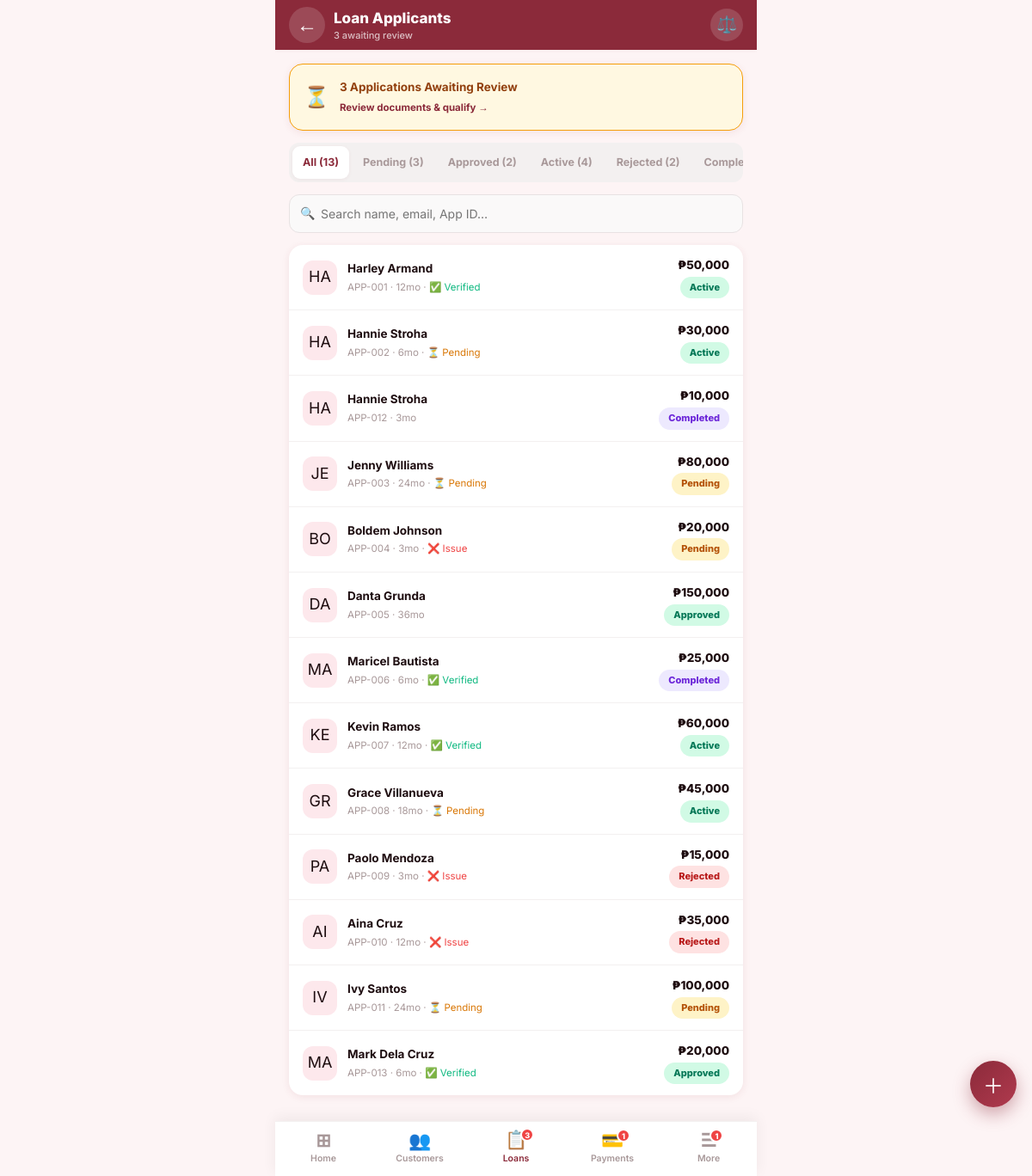
/admin_loan_applicants.php (signed in), run on the app's committed database.
### tables this page shows
CREATE TABLE IF NOT EXISTS loans (
    id INT AUTO_INCREMENT PRIMARY KEY,
    application_id INT NOT NULL,
    customer_id INT NOT NULL,
    loan_amount DECIMAL(15,2) NOT NULL,
    amount_paid DECIMAL(15,2) DEFAULT 0.00,
    outstanding_balance DECIMAL(15,2),
    monthly_payment DECIMAL(15,2),
    next_payment_date DATE,
    start_date DATE,
    end_date DATE,
    status ENUM('active','completed','defaulted') DEFAULT 'active',
    created_at TIMESTAMP DEFAULT CURRENT_TIMESTAMP,
    FOREIGN KEY (application_id) REFERENCES loan_applications(id),
    FOREIGN KEY (customer_id) REFERENCES users(id)
);

CREATE TABLE IF NOT EXISTS users (
    id INT AUTO_INCREMENT PRIMARY KEY,
    full_name VARCHAR(100) NOT NULL,
    email VARCHAR(100) UNIQUE NOT NULL,
    phone VARCHAR(20),
    password VARCHAR(255) NOT NULL,
    role ENUM('admin','customer') DEFAULT 'customer',
    status ENUM('active','inactive','suspended') DEFAULT 'active',
    avatar VARCHAR(255),
    address TEXT,
    reset_token VARCHAR(64) NULL,
    reset_token_expires DATETIME NULL,
    deleted_at DATETIME NULL DEFAULT NULL,  
    created_at TIMESTAMP DEFAULT CURRENT_TIMESTAMP,
    updated_at TIMESTAMP DEFAULT CURRENT_TIMESTAMP ON UPDATE CURRENT_TIMESTAMP
);

CREATE TABLE IF NOT EXISTS loan_applications (
    id INT AUTO_INCREMENT PRIMARY KEY,
    app_id VARCHAR(20) UNIQUE,
    customer_id INT NOT NULL,
    loan_amount DECIMAL(15,2) NOT NULL,
    loan_term INT NOT NULL COMMENT 'in months',
    interest_rate DECIMAL(5,2) DEFAULT 5.00,
    purpose TEXT,
    status ENUM('pending','approved','rejected','active','completed') DEFAULT 'pending',
    approved_by INT,
    approved_at DATETIME,
    monthly_payment DECIMAL(15,2),
    total_payable DECIMAL(15,2),
    remarks TEXT,
    signed_name VARCHAR(150) NULL,
    signed_at DATETIME NULL,
    stated_monthly_income DECIMAL(15,2) NULL,
    created_at TIMESTAMP DEFAULT CURRENT_TIMESTAMP,
    updated_at TIMESTAMP DEFAULT CURRENT_TIMESTAMP ON UPDATE CURRENT_TIMESTAMP,
    FOREIGN KEY (customer_id) REFERENCES users(id) ON DELETE CASCADE
);

### admin_loan_applicants.php (the view, shortened to what this page needs)
<?php
require_once 'config.php';
$filter = $_GET['filter'] ?? 'all';
$search = trim($_GET['q'] ?? '');
$where = [];
$where_sql = $where ? 'WHERE ' . implode(' AND ', $where) : '';
$apps = $conn->query("
    SELECT la.*, u.full_name, u.email, u.phone,
        l.id AS loan_db_id,
        COUNT(d.id)                                           AS doc_count,
        SUM(CASE WHEN d.status='verified'  THEN 1 ELSE 0 END) AS doc_verified,
        SUM(CASE WHEN d.status='pending'   THEN 1 ELSE 0 END) AS doc_pending,
        SUM(CASE WHEN d.status='rejected'  THEN 1 ELSE 0 END) AS doc_rejected
    FROM loan_applications la
    JOIN users u ON la.customer_id = u.id
    LEFT JOIN documents d ON d.application_id = la.id
    LEFT JOIN loans l ON l.application_id = la.id
    $where_sql
    GROUP BY la.id
    ORDER BY la.created_at DESC
");
$counts = [];
foreach (['all','pending','approved','active','rejected','completed','archived'] as $s) {
    $q = $s==='all' ? "SELECT COUNT(*) c FROM loan_applications WHERE status != 'archived'"
                    : "SELECT COUNT(*) c FROM loan_applications WHERE status='$s'";
    $counts[$s] = (int)$conn->query($q)->fetch_assoc()['c'];
}
?>
<!DOCTYPE html>
<html lang="en">
<head>
  <link rel="stylesheet" href="shared.css"/>
  <link rel="stylesheet" href="mobile-app.css"/>
</head>
<body class="app-shell">
  <header class="app-bar maroon">
    <a href="admin_dashboard.php" class="app-bar-back">←</a>
    <div style="flex:1;min-width:0;">
      <div class="app-bar-title">Loan Applicants</div>
      <div class="app-bar-sub"><?= $counts['pending'] ?> awaiting review</div>
    </div>
    <a href="admin_documents.php?tab=applications" class="app-bar-action">⚖️</a>
  </header>
  <main class="app-screen">
    <?php if ($counts['pending'] > 0): ?>
    <div class="app-card" style="background:#fff8e1;border:1.5px solid #f59e0b;display:flex;align-items:center;gap:12px;">
      <span style="font-size:24px;">⏳</span>
      <div style="flex:1;">
        <div style="font-weight:700;font-size:13.5px;color:#92400e;"><?= $counts['pending'] ?> Application<?= $counts['pending']>1?'s':'' ?> Awaiting Review</div>
        <a href="admin_documents.php?tab=applications" style="font-size:11.5px;color:var(--maroon);font-weight:700;">Review documents & qualify →</a>
      </div>
    </div>
    <?php endif; ?>
    <div class="seg-tabs">
      <?php foreach(['all','pending','approved','active','rejected','completed'] as $f): ?>
        <a href="?filter=<?= $f ?><?= $search?'&q='.urlencode($search):'' ?>" class="seg-tab <?= $filter===$f?'active':'' ?>">
          <?= ucfirst($f) ?> (<?= $counts[$f] ?>)
        </a>
      <?php endforeach; ?>
    </div>
    <form method="GET" style="display:flex;gap:8px;margin-bottom:14px;">
      <div style="position:relative;flex:1;">
        <span style="position:absolute;left:13px;top:50%;transform:translateY(-50%);font-size:14px;color:var(--gray-400);">🔍</span>
        <input type="text" name="q" value="<?= htmlspecialchars($search) ?>" placeholder="Search name, email, App ID…" class="app-input" style="padding-left:36px;"/>
      </div>
    </form>
    <div class="app-card-flat">
      <?php if (!$apps || $apps->num_rows === 0): ?>
        <div class="app-empty">
          <div class="app-empty-icon">📋</div>
          <div class="app-empty-title">No applications found</div>
          <div class="app-empty-sub"><?= $filter!=='all'||$search?'Try a different filter or search.':'New applications will appear here.' ?></div>
        </div>
      <?php else: while ($row = $apps->fetch_assoc()): ?>
        <a href="javascript:void(0)" class="app-list-item" onclick='viewApp(<?= json_encode($row, JSON_HEX_APOS|JSON_HEX_QUOT) ?>)'>
          <div class="app-list-icon" style="background:#fde8ec;"><?= strtoupper(substr($row['full_name'],0,2)) ?></div>
          <div class="app-list-body">
            <div class="app-list-title"><?= htmlspecialchars($row['full_name']) ?></div>
            <div class="app-list-sub">
              <?= htmlspecialchars($row['app_id']) ?> · <?= $row['loan_term'] ?>mo
              <?php if ($row['doc_count']>0): ?>
                · <?php if ($row['doc_verified']==$row['doc_count']): ?><span style="color:#10b981;">✅ Verified</span>
                <?php elseif ($row['doc_rejected']>0): ?><span style="color:#ef4444;">❌ Issue</span>
                <?php else: ?><span style="color:#d97706;">⏳ Pending</span><?php endif; ?>
              <?php endif; ?>
            </div>
          </div>
          <div class="app-list-end">
            <div class="app-list-amount">₱<?= number_format($row['loan_amount'],0) ?></div>
            <span class="pill <?= $row['status'] ?>" style="margin-top:2px;"><?= ucfirst($row['status']) ?></span>
          </div>
        </a>
      <?php endwhile; endif; ?>
    </div>
  </main>
  <button class="app-fab" onclick="openSheet('addSheet')">＋</button>
  <?php include 'admin_tabbar.php'; ?>
</body>
</html>

### shared.css (style rules this page uses)
:root { --maroon: #8B2A3A; --maroon-dark: #6e1f2d; --maroon-deep: #4a1020; --maroon-light: #b03a4e; --maroon-pale: #fdf0f2; --maroon-muted: #f0c8ce; --maroon-soft: #e8aab4; --sidebar-bg: #2c0f18; --sidebar-hover: #3d1520; --bg-page: #fdf4f5; --bg-card: #ffffff; --bg-input: #ffffff; --white: #ffffff; --gray-50: #faf9f9; --gray-100: #f3f0f0; --gray-200: #e8e2e3; --gray-300: #d5ccce; --gray-400: #a89899; --gray-600: #6b5c5f; --text-dark: #1e0d10; --text-medium: #4a3538; --text-light: #7a6365; --shadow-xs: 0 1px 4px rgba(139,42,58,.06); --shadow-sm: 0 2px 10px rgba(139,42,58,.09); --shadow-md: 0 4px 22px rgba(139,42,58,.13); --shadow-lg: 0 8px 40px rgba(139,42,58,.17); --shadow-xl: 0 16px 60px rgba(139,42,58,.22); --radius-xs: 4px; --radius-sm: 8px; --radius-md: 14px; --radius-lg: 20px; --radius-full: 100px; --status-active: #10b981; --status-pending: #f59e0b; --status-rejected: #ef4444; --status-verified: #3b82f6; --status-completed: #8b5cf6; --sidebar-width: 250px; --header-height: 60px; --bottom-nav-height: 62px; }
*, *::before, *::after { margin:0; padding:0; box-sizing:border-box; }
html { scroll-behavior:smooth; }
body { font-family:'Inter',Arial,sans-serif; background:var(--bg-page); color:var(--text-dark); font-size:14px; line-height:1.6; -webkit-font-smoothing:antialiased; }
a { text-decoration:none; color:inherit; }
input,button,select,textarea { font-family:'Inter',Arial,sans-serif; }

### data on the page
loans: customer.full_name "HA", customer.full_name "Harley Armand", application.app_id "APP-001", application.loan_term "12", shows "✅ Verified", application.loan_amount "50,000", application.status "Active"
loans: customer.full_name "HA", customer.full_name "Hannie Stroha", application.app_id "APP-002", application.loan_term "6", shows "⏳ Pending", application.loan_amount "30,000", application.status "Active"
loans: customer.full_name "HA", customer.full_name "Hannie Stroha", application.app_id "APP-012", application.loan_term "3", application.loan_amount "10,000", application.status "Completed"
loan_applications: customer.full_name "JE", customer.full_name "Jenny Williams", app "APP-003", loan_term "24", shows "⏳ Pending", loan_amount "80,000", status "Pending"
loan_applications: customer.full_name "BO", customer.full_name "Boldem Johnson", app "APP-004", loan_term "3", shows "❌ Issue", loan_amount "20,000", status "Pending"
loan_applications: customer.full_name "DA", customer.full_name "Danta Grunda", app "APP-005", loan_term "36", loan_amount "150,000", status "Approved"
loans: customer.full_name "MA", customer.full_name "Maricel Bautista", application.app_id "APP-006", application.loan_term "6", shows "✅ Verified", application.loan_amount "25,000", application.status "Completed"
loans: customer.full_name "KE", customer.full_name "Kevin Ramos", application.app_id "APP-007", application.loan_term "12", shows "✅ Verified", application.loan_amount "60,000", application.status "Active"
loans: customer.full_name "GR", customer.full_name "Grace Villanueva", application.app_id "APP-008", application.loan_term "18", shows "⏳ Pending", application.loan_amount "45,000", application.status "Active"
loan_applications: customer.full_name "PA", customer.full_name "Paolo Mendoza", app "APP-009", loan_term "3", shows "❌ Issue", loan_amount "15,000", status "Rejected"
loan_applications: customer.full_name "AI", customer.full_name "Aina Cruz", app "APP-010", loan_term "12", shows "❌ Issue", loan_amount "35,000", status "Rejected"
loan_applications: customer.full_name "IV", customer.full_name "Ivy Santos", app "APP-011", loan_term "24", shows "⏳ Pending", loan_amount "100,000", status "Pending"
loan_applications: customer.full_name "MA", customer.full_name "Mark Dela Cruz", app "APP-013", loan_term "6", shows "✅ Verified", loan_amount "20,000", status "Approved"

### other printed values
$counts['pending'] "3"
$f "All"
$counts[$f] "13"
$f "Pending"
$counts[$f] "3"
$f "Approved"
$counts[$f] "2"
$f "Active"
$counts[$f] "4"
$f "Rejected"
min($_tb_new_apps,9) "3"
min($_tb_pend_pays,9) "1"
min($_tb_more_badge,9) "1"
